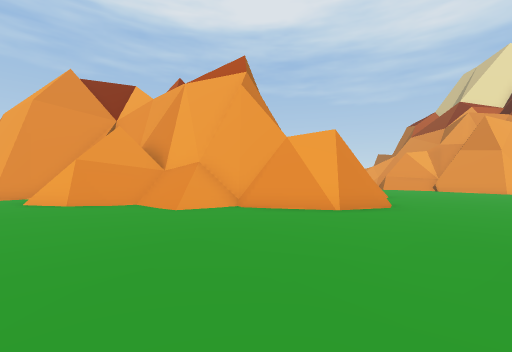
View 1 (above)

24 first-person views from a walk through a 3-D level made in the Unity game engine. The camera is 1.5 m above the floor, looks level and sees 90° across. The floor is counted in squares, 2 m on a side. Each view is taken from the middle of a square. On the plan, view 1 faces up. The plan holds only what a view shows up to about 9 squares ahead; the rest is blank. The place goes on beyond the plan. The player character is not drawn. Some animated figures are not drawn.

View 2
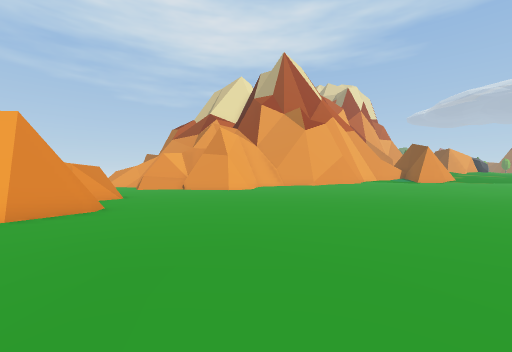

View 3
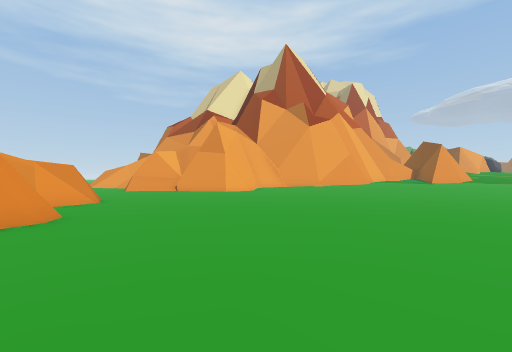

View 4
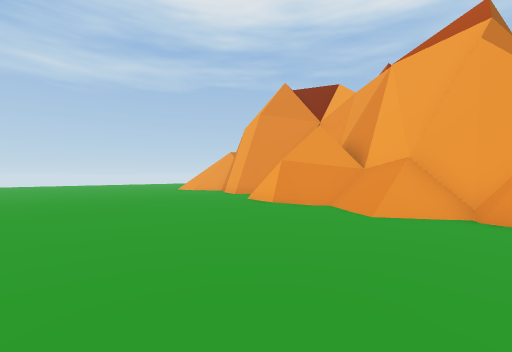

View 5
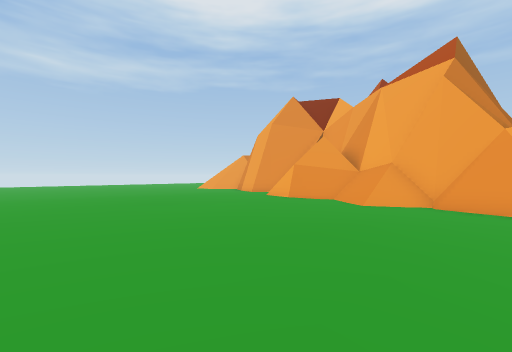

View 6
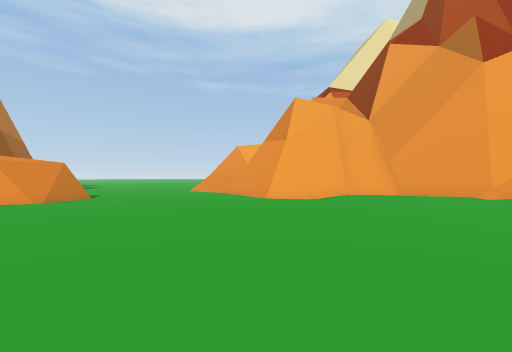

View 7
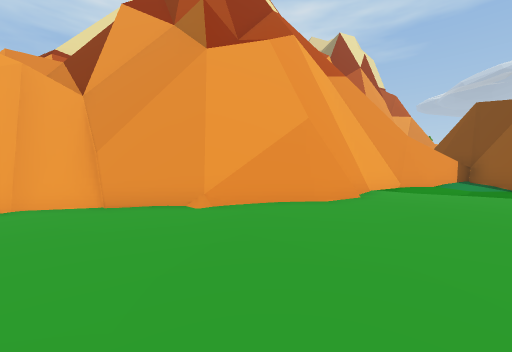

View 8
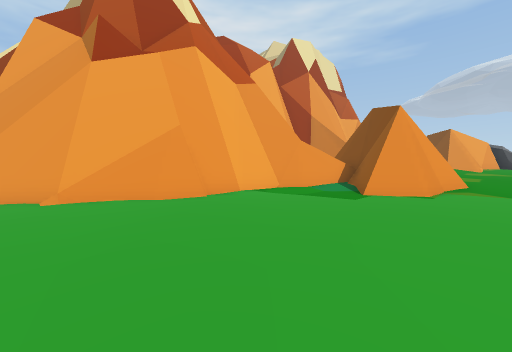

View 9
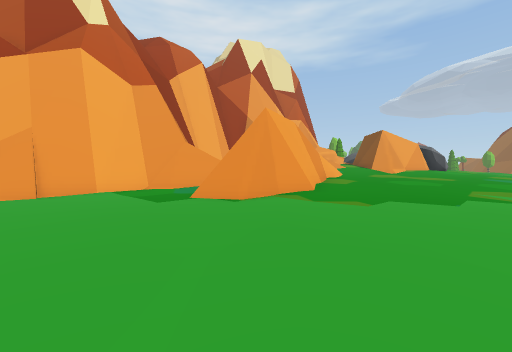

View 10
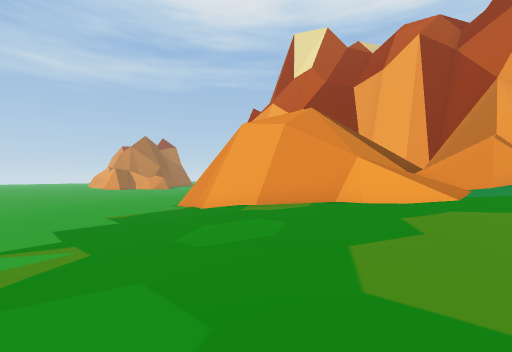

View 11
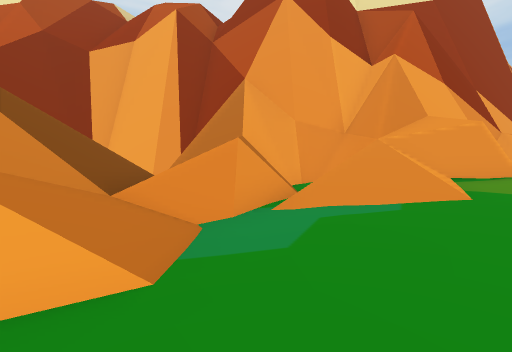

View 12
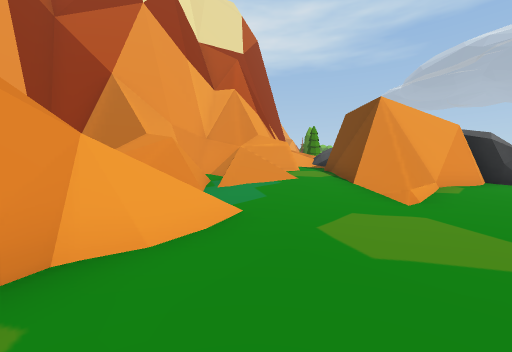

View 13
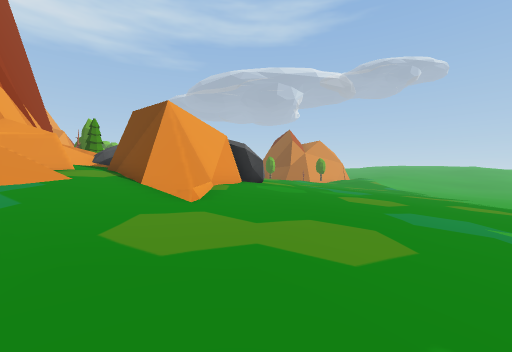

View 14
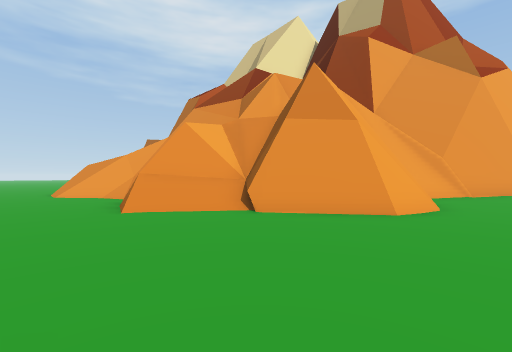

View 15
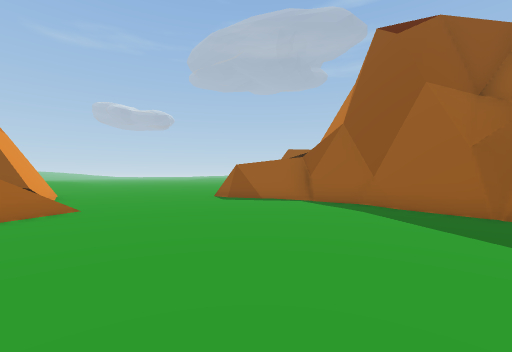

View 16
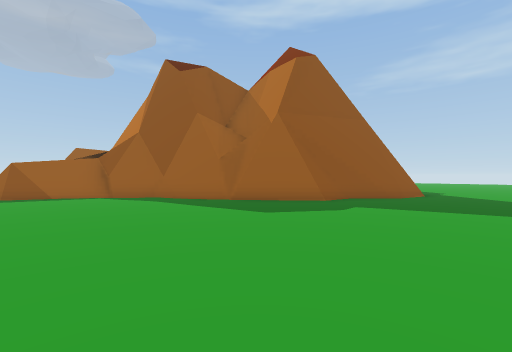

View 17
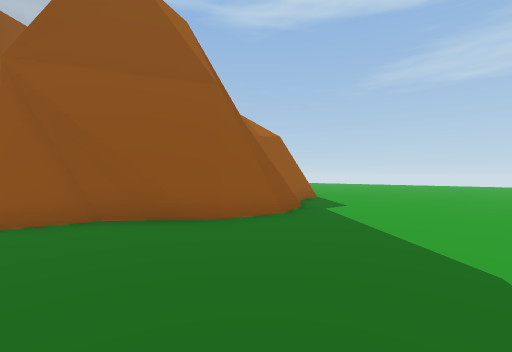

View 18
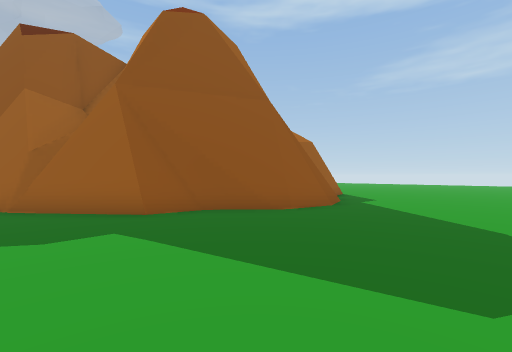

View 19
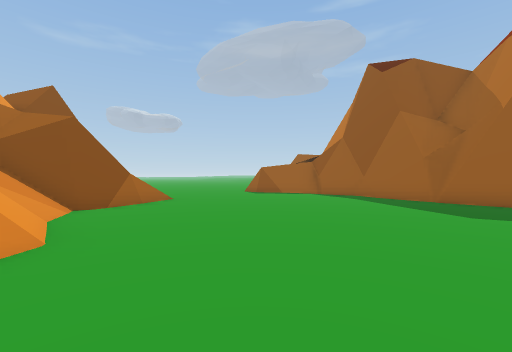

View 20
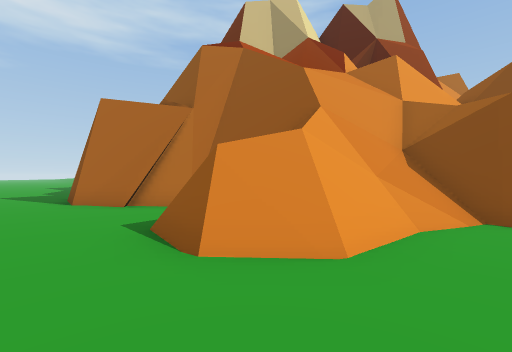

View 21
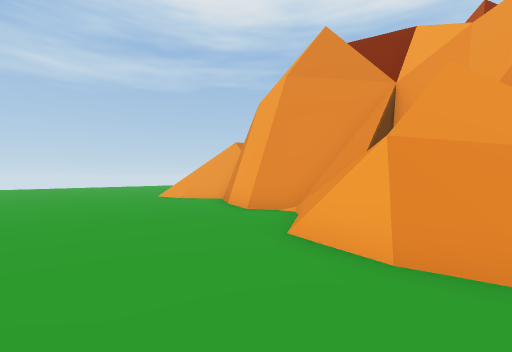

View 22
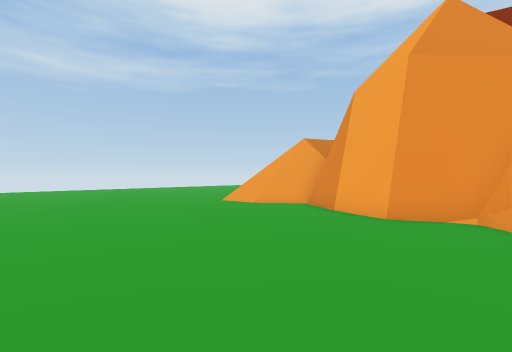

View 23
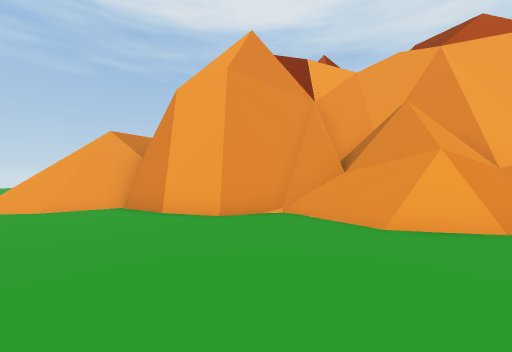

View 24
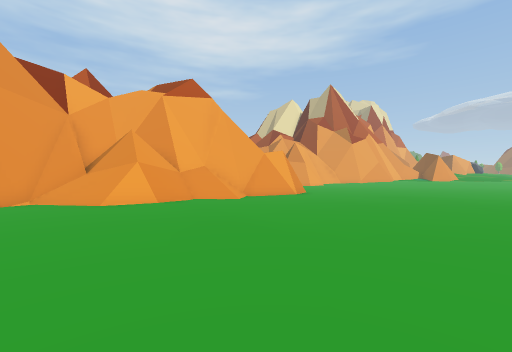

### Floor plan
Key: @ floor where view 1 was taken; # wall or solid block; x gap in a wall; . main floor; : floor 0.25 m higher than the main floor; + floor 0.5 m higher than the main floor; * floor 0.75 m higher than the main floor; % floor 1.5 m higher than the main floor; & floor 1.75 m higher than the main floor; / step, stairs or slope; = window, fence, low wall or low ledge; ^ raised ledge; v drop or lower ground.
Columns run from 13 left of view 1 to 34 right of it. Each row starts with its distance up from view 1.
 24 ..............    . .....#
 23 .....................=#
 22  ..................../v /^
 21   ...................//=#^
 20    ...####...........///=^
 19    ####  ###..........//=^
 18           ###.........####
 17             #........####^
 16             ##.......=/##^
 15              ##.......//#
 14               #........##
 13               ##........#  #
 12                ####.....######        ###^##^
 11  #      #       ###......=///##       #vvvvv##^
 10 ####  ###^      ##=........::/##           xvv#^
  9 =..######^#^     ..........::+/##         v/vv=#
  8 .....:=###//##   ..........:::+/#####     ////=#
  7 ....:::##////####=.........:::+****/### v///==//
  6 ....:::::::/...............:::+****///#v////////
  5 ....::::::::...............:::+*****###/////////
  4 ...:::::::::...............  :+*****######/////#
  3 ...:::::::::::.............. :++*****////%&&//##
  2  ..:::::::::::.::............::++*****///%%&&///
  1  ..:::::::::::::::...........   +******/////&&//
  0    ::::::::::@::::..........    ++*****/////////
 -1    :::::::::::::::              :++******//////%

Where each view was taken, in squares from view 1:
view 1: 0 up, 0 right, facing up
view 2: 0 up, 2 right, facing up-right
view 3: 1 up, 3 right, facing up-right
view 4: 1 up, 0 right, facing up-left
view 5: 1 down, 1 right, facing up-left
view 6: 3 up, 11 right, facing up
view 7: 5 up, 14 right, facing up-right
view 8: 2 up, 16 right, facing up-right
view 9: 1 down, 19 right, facing up-right
view 10: 1 down, 31 right, facing up-left
view 11: 3 up, 31 right, facing up
view 12: 2 up, 28 right, facing up-right
view 13: 2 up, 28 right, facing right
view 14: 10 up, 6 right, facing up-right
view 15: 21 up, 4 right, facing down
view 16: 23 up, 5 right, facing down-left
view 17: 24 up, 2 left, facing down-left
view 18: 24 up, 0 right, facing down-left
view 19: 24 up, 5 right, facing down
view 20: 22 up, 5 right, facing right
view 21: 4 up, 4 left, facing up-left
view 22: 3 up, 7 left, facing up-left
view 23: 3 up, 8 left, facing up
view 24: 1 down, 8 left, facing up-right
